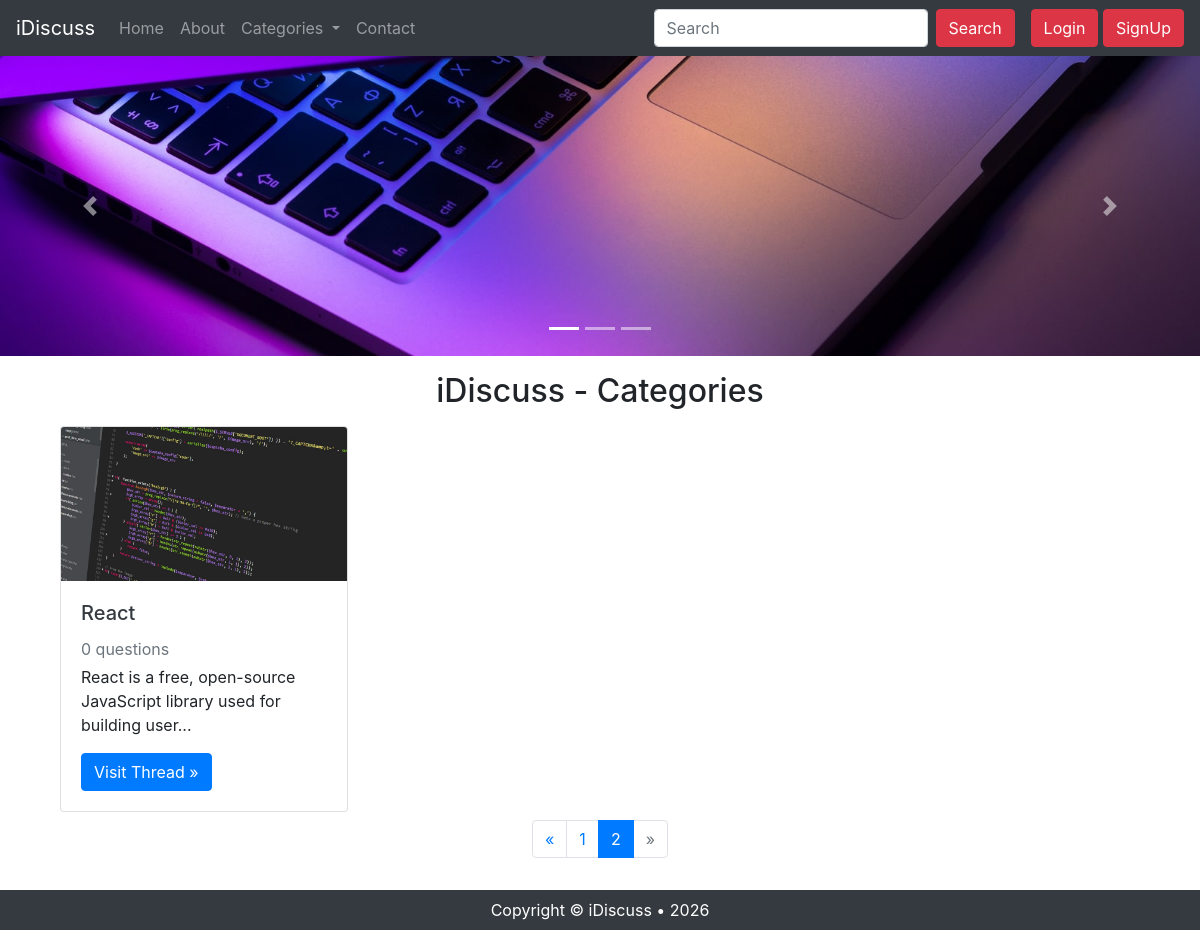
Screenshot of /?page=2 with the database file from the repository.
### tables this page shows
CREATE TABLE `categories` (
  `category_id` int(11) NOT NULL,
  `category_name` varchar(255) NOT NULL,
  `category_description` text NOT NULL,
  `created` datetime NOT NULL DEFAULT current_timestamp()
);

### index.php (the view, shortened to what this page needs)
<!doctype html>
<html lang="en">
<head>
    <link rel="stylesheet" href="https://cdn.jsdelivr.net/npm/bootstrap@4.5.3/dist/css/bootstrap.min.css">
    <link rel="stylesheet" href="assets/css/index.css">
</head>
<body>
    <?php include "partials/_header.php" ?>
    <div id="carouselExampleIndicators" class="carousel slide" data-ride="carousel">
        <ol class="carousel-indicators">
            <li data-target="#carouselExampleIndicators" data-slide-to="0" class="active"></li>
            <li data-target="#carouselExampleIndicators" data-slide-to="1"></li>
            <li data-target="#carouselExampleIndicators" data-slide-to="2"></li>
        </ol>
        <div class="carousel-inner">
            <div class="carousel-item active">
                <img src="assets/images/slider1.jpg" class="d-block w-100" alt="slider1">
            </div>
        </div>
        <a class="carousel-control-prev" href="#carouselExampleIndicators" role="button" data-slide="prev">
            <span class="carousel-control-prev-icon" aria-hidden="true"></span>
        </a>
        <a class="carousel-control-next" href="#carouselExampleIndicators" role="button" data-slide="next">
            <span class="carousel-control-next-icon" aria-hidden="true"></span>
        </a>
    </div>
    <main class="container my-3">
        <h2 class="text-center">iDiscuss - Categories</h2>
        <div id="categories">
            <?php
            require_once "partials/_dbconnect.php";
            $sql = "SELECT COUNT(*) as count FROM categories";
            $result = mysqli_query($conn, $sql);
            $count = mysqli_fetch_assoc($result)["count"];
            if ($count == 0) {
                echo '
                <div class="alert alert-secondary col-md-12" role="alert">
                    <h5 class="mb-0">No categories to be displayed!</h5>
                </div>';
            } else {
                $page = isset($_GET["page"]) ? (int) $_GET["page"] : 1;
                $num_pages = (int) ceil($count / PAGE_LIMIT);
                $page = max(1, min($page, $num_pages));
                $offset = ($page - 1) * PAGE_LIMIT;
                $sql1 = "SELECT c.*, count(th.thread_id) as total_threads FROM categories c LEFT JOIN threads th ON th.thread_catid = c.category_id GROUP BY c.category_id LIMIT $offset, ". PAGE_LIMIT;
                $result1 = mysqli_query($conn, $sql1);
                echo '<div class="row mx-0">
                ';
                while ($row = mysqli_fetch_assoc($result1)) {
                    $characters_limit = 80;
                    $id = $row["category_id"];
                    $name = $row["category_name"];
                    $description = $row["category_description"];
                    $total_threads = $row["total_threads"];
                    $truncated = $description;
                    if (mb_strlen($description) > $characters_limit) $truncated = mb_substr($truncated, 0, $characters_limit);
                    $last_space = mb_strrpos($truncated, ' ');
                    if ($last_space !== false) {
                        $truncated = mb_substr($truncated, 0, $last_space);
                    }
                    $truncated = $truncated . '...';
                    echo '<div class="col-md-4">
                        <div class="card my-2" style="width: 18rem;">
                            <img src="assets/images/card.jpg" class="card-img-top" alt="cat' . $id . 'Image">
                            <div class="card-body">
                                <a href="/forum/threadlist?catid=' . $id . '" class="text-dark">
                                    <h5 class="card-title">' . $name . '</h5>
                                </a>
                                <p class="card-text mb-1 text-muted">'.$total_threads.' '.ngettext("question", "questions", $total_threads).'</p>
                                <p class="card-text">' . $truncated . '</p>
                                <a href="/forum/threadlist?catid=' . $id . '" class="btn btn-primary">Visit Thread &raquo;</a>
                            </div>
                        </div>
                    </div>
                    ';
                }
                echo '</div>
                ';
                echo '<div class="d-flex align-items-center justify-content-center">
                    <nav aria-label="Page navigation example">
                        <ul class="pagination">';
                    if ($page > 1) {
                        echo '<li class="page-item">
                            <a class="page-link" href="?page='.($page-1).'" aria-label="Previous">
                                <span aria-hidden="true">&laquo;</span>
                            </a>
                        </li>';
                    } else {
                        echo '<li class="page-item disabled">
                            <a class="page-link" href="#" aria-label="Previous">
                                <span aria-hidden="true">&laquo;</span>
                            </a>
                        </li>';
                    }
                    for ($i = 0; $i < $num_pages; $i++) {
                        if ($page === $i + 1) {
                            echo '<li class="page-item active"><a class="page-link" href="?page=' . ($i + 1) . '">' . ($i + 1) . '</a></li>';
                        } else {
                            echo '<li class="page-item"><a class="page-link" href="?page=' . ($i + 1) . '">' . ($i + 1) . '</a></li>';
                        }
                    }
                    if ($page < $num_pages) {
                        echo '<li class="page-item">
                            <a class="page-link" href="?page='.($page+1).'" aria-label="Next">
                                <span aria-hidden="true">&raquo;</span>
                            </a>
                        </li>';
                    } else {
                        echo '<li class="page-item disabled">
                            <a class="page-link" href="#" aria-label="Next">
                                <span aria-hidden="true">&raquo;</span>
                            </a>
                        </li>';
                    }
                echo '</ul>
                    </nav>
                </div>';
            }
            ?>
        </div>
    </main>
    <?php include "partials/_footer.php" ?>
</body>
</html>

### assets/css/index.css (style rules this page uses)
html, body { min-height: 100%; }
html { scroll-behavior: smooth; }
body { min-height: 100vh; display: flex; flex-direction: column; }
main { flex: 1; }

### rows the page displays
categories: category_name "React", total_threads "0", total_threads "questions", truncated "React is a free, open-source JavaScript library used for building user..."
